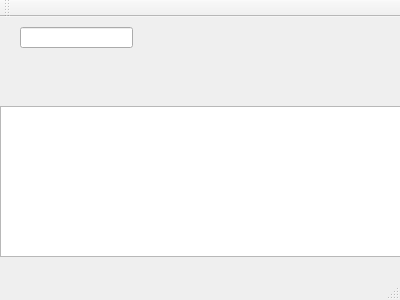
<?xml version="1.0" encoding="UTF-8"?>
<ui version="4.0">
 <class>MainWindow</class>
 <widget class="QMainWindow" name="MainWindow">
  <property name="geometry">
   <rect>
    <x>0</x>
    <y>0</y>
    <width>400</width>
    <height>300</height>
   </rect>
  </property>
  <property name="windowTitle">
   <string>MainWindow</string>
  </property>
  <widget class="QWidget" name="centralWidget">
   <widget class="QTextEdit" name="textEdit">
    <property name="geometry">
     <rect>
      <x>0</x>
      <y>89</y>
      <width>401</width>
      <height>151</height>
     </rect>
    </property>
   </widget>
   <widget class="QLineEdit" name="lineEdit">
    <property name="geometry">
     <rect>
      <x>20</x>
      <y>10</y>
      <width>113</width>
      <height>21</height>
     </rect>
    </property>
   </widget>
  </widget>
  <widget class="QMenuBar" name="menuBar">
   <property name="geometry">
    <rect>
     <x>0</x>
     <y>0</y>
     <width>400</width>
     <height>20</height>
    </rect>
   </property>
  </widget>
  <widget class="QToolBar" name="mainToolBar">
   <attribute name="toolBarArea">
    <enum>TopToolBarArea</enum>
   </attribute>
   <attribute name="toolBarBreak">
    <bool>false</bool>
   </attribute>
  </widget>
  <widget class="QStatusBar" name="statusBar"/>
 </widget>
 <layoutdefault spacing="6" margin="11"/>
 <resources/>
 <connections/>
</ui>
